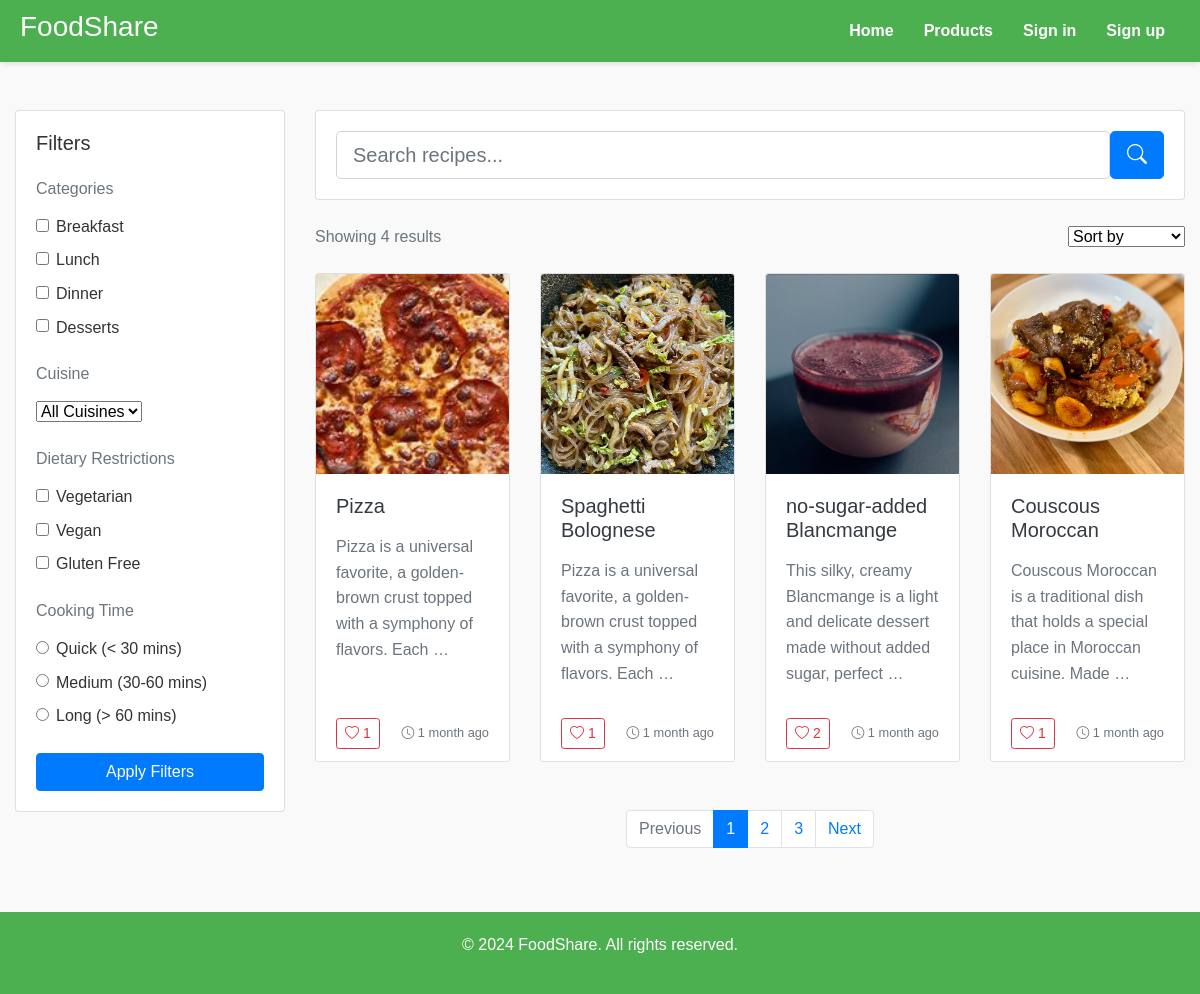
The app's page /recipes/ with its own data.
### app/models.py (models this page shows, shortened)
class Food(models.Model):
    category = models.ForeignKey(Category, on_delete=models.CASCADE)
    user = models.ForeignKey(User, on_delete=models.CASCADE)
    title = models.CharField(max_length=150)
    slug = models.CharField(max_length=250, blank=True, null=True)
    description = models.TextField(max_length=500)
    story = models.TextField()
    cuisine = models.ForeignKey(Cuisine, on_delete=models.SET_NULL, blank=True, null=True)
    likes = models.ManyToManyField(User, related_name='liked_recipe', blank=True)
    thumbnail = models.ImageField(upload_to='thumbnail/')
    img = models.ImageField(upload_to='media/', blank=True, null=True)
    created_at = models.DateTimeField(auto_now_add=True)

### app/views.py (the view)
# urls.py: path('recipes/', views.food_list, name='food_list'),
def food_list(request):
    name = request.GET.get('category', None)
    categories = Category.objects.all()
    cuisines = Cuisine.objects.all()
    selected_cusine = request.GET.get('cuisine', None)
    if selected_cusine:
        cuisine = get_object_or_404(Cuisine, name=selected_cusine)
        if cuisine:
            foods = Food.objects.filter(cuisine=cuisine)
        else:
            foods = Food.objects.none()
    else:
        foods = Food.objects.all()
    search = request.GET.get('search', '')
    if search:
        foods = Food.objects.filter(title__icontains=search)
    context = {
        'foods' : foods,
        'categories' : categories,
        'cuisines' : cuisines,
        'search' : search,
    }
    return render(request, 'pages/food_list.html', context)

### app/templates/pages/food_list.html (shortened to what this page needs)
{% extends 'pages/base.html' %}
{% block content %}
<div class="container-fluid py-5">
    <div class="row">
        <div class="col-lg-3">
            <div class="card shadow-sm">
                <form action="{% url 'food_list' %}" method="get">
                <div class="card-body">
                    <h5 class="card-title mb-4">Filters</h5>
                    <div class="mb-4">
                        <h6 class="text-muted mb-3">Categories</h6>
                        <div class="form-check mb-2">
                            <input class="form-check-input" type="checkbox" id="breakfast" name="category" value="Breakfast">
                            <label class="form-check-label" for="breakfast">
                                Breakfast
                            </label>
                        </div>
                        <div class="form-check mb-2">
                            <input class="form-check-input" type="checkbox" id="lunch", name="category" value="Lunch">
                            <label class="form-check-label" for="lunch">
                                Lunch
                            </label>
                        </div>
                        <div class="form-check mb-2">
                            <input class="form-check-input" type="checkbox" id="dinner" name="category" value="Dinner">
                            <label class="form-check-label" for="dinner">
                                Dinner
                            </label>
                        </div>
                        <div class="form-check mb-2">
                            <input class="form-check-input" type="checkbox" id="desserts" name="category" value="Desserts">
                            <label class="form-check-label" for="desserts">
                                Desserts
                            </label>
                        </div>
                    </div>
                    <div class="mb-4">
                        <h6 class="text-muted mb-3">Cuisine</h6>
                        <form method="get" action="">
                            <select class="form-select" name="cuisine" onchange="this.form.submit()">
                                <option value="" {% if not selected_cuisine %}selected{% endif %}>All Cuisines</option>
                            </select>
                        </form>
                    </div>
                    <div class="mb-4">
                        <h6 class="text-muted mb-3">Dietary Restrictions</h6>
                        <div class="form-check mb-2">
                            <input class="form-check-input" type="checkbox" id="vegetarian">
                            <label class="form-check-label" for="vegetarian">
                                Vegetarian
                            </label>
                        </div>
                        <div class="form-check mb-2">
                            <input class="form-check-input" type="checkbox" id="vegan">
                            <label class="form-check-label" for="vegan">
                                Vegan
                            </label>
                        </div>
                        <div class="form-check mb-2">
                            <input class="form-check-input" type="checkbox" id="glutenFree">
                            <label class="form-check-label" for="glutenFree">
                                Gluten Free
                            </label>
                        </div>
                    </div>
                    <div class="mb-4">
                        <h6 class="text-muted mb-3">Cooking Time</h6>
                        <div class="form-check mb-2">
                            <input class="form-check-input" type="radio" name="cookingTime" id="quick">
                            <label class="form-check-label" for="quick">
                                Quick (< 30 mins)
                            </label>
                        </div>
                        <div class="form-check mb-2">
                            <input class="form-check-input" type="radio" name="cookingTime" id="medium">
                            <label class="form-check-label" for="medium">
                                Medium (30-60 mins)
                            </label>
                        </div>
                        <div class="form-check mb-2">
                            <input class="form-check-input" type="radio" name="cookingTime" id="long">
                            <label class="form-check-label" for="long">
                                Long (> 60 mins)
                            </label>
                        </div>
                    </div>
                    <button type="submit" class="btn btn-primary w-100">Apply Filters</button>
                </form>
                </div>
            </div>
        </div>
        <div class="col-lg-9">
            <div class="card shadow-sm mb-4">
                <div class="card-body">
                    <form class="d-flex gap-2">
                        <input class="form-control form-control-lg" type="search" name="search" value="{{ search }}" placeholder="Search recipes..." aria-label="Search">
                        <button class="btn btn-primary btn-lg" type="submit">
                            <i class="bi bi-search"></i>
                        </button>
                    </form>
                </div>
            </div>
            <div class="d-flex justify-content-between align-items-center mb-4">
                <div>
                    <span class="text-muted">Showing {{ foods|length }} results</span>
                </div>
                <div class="d-flex gap-2">
                    <select class="form-select">
                        <option selected>Sort by</option>
                    </select>
                </div>
            </div>
            <div class="row row-cols-1 row-cols-md-2 row-cols-xl-3 g-4">
                {% if foods %}
                {% for food in foods %}
                <div class="col">
                    <div class="card h-100 shadow-sm">
                        <div class="position-relative">
                            <a href="{% url 'food_detail' food.slug %}">
                                <img src="{{ food.thumbnail.url }}" class="card-img-top" alt="{{ food.title }}"
                                     style="height: 200px; object-fit: cover;">
                            </a>
                        </div>
                        <div class="card-body">
                            <h5 class="card-title mb-3">
                                <a href="{% url 'food_detail' food.slug %}" class="text-decoration-none text-dark">
                                    {{ food.title }}
                                </a>
                            </h5>
                            <p class="card-text text-muted">{{ food.description|truncatewords:15 }}</p>
                        </div>
                        <div class="card-footer bg-white border-top-0">
                            <div class="d-flex justify-content-between align-items-center">
                                <form action="{% url 'likes' food.slug %}" method="post" class="d-inline">
                                    {% if user in food.likes.all %}
                                        <button class="btn btn-sm btn-danger">
                                            <i class="bi bi-heart-fill"></i> {{ food.likes.count }}
                                        </button>
                                    {% else %}
                                        <button class="btn btn-sm btn-outline-danger">
                                            <i class="bi bi-heart"></i> {{ food.likes.count }}
                                        </button>
                                    {% endif %}
                                </form>
                                <small class="text-muted">
                                    <i class="bi bi-clock"></i> {{ food.created_at|timesince }} ago
                                </small>
                            </div>
                        </div>
                    </div>
                </div>
                {% endfor %}
                {% endif %}
            </div>
            <nav class="mt-5">
                <ul class="pagination justify-content-center">
                    <li class="page-item disabled">
                        <a class="page-link" href="#" tabindex="-1">Previous</a>
                    </li>
                    <li class="page-item active"><a class="page-link" href="#">1</a></li>
                    <li class="page-item"><a class="page-link" href="#">2</a></li>
                    <li class="page-item"><a class="page-link" href="#">3</a></li>
                    <li class="page-item">
                        <a class="page-link" href="#">Next</a>
                    </li>
                </ul>
            </nav>
        </div>
    </div>
{% endblock content %}

### app/templates/pages/base.html (shortened to what this page needs)
{% load static %}<!DOCTYPE html>
<html lang="en">
<head>
    <link rel="stylesheet" href="https://cdn.jsdelivr.net/npm/bootstrap@4.0.0/dist/css/bootstrap.min.css">
    <link rel="stylesheet" href="https://cdn.jsdelivr.net/npm/bootstrap-icons@1.11.3/font/bootstrap-icons.min.css">
    <link rel="stylesheet" href="{% static 'css/style.css' %}">
</head>
<body>
    <header class="navbar">
        <div class="logo">
            <h3>
                <a style="color: white;" href="{% url 'home' %}">FoodShare</a>
            </h3>
        </div>
        <nav class="d-flex">
            <ul class="nav-links">
                <li><a href="#">Home</a></li>
                <li><a href="{% url 'food_list' %}">Products</a></li>
                {% if user.is_authenticated %}
                    <li><a href="{% url 'profile' %}">
                        <span class="material-symbols-outlined">
                            person
                        </span>
                    </a></li>
                {% else %}
                <li><a href="{% url 'login' %}">Sign in</a></li>
                <li><a href="{% url 'register' %}">Sign up</a></li>
                {% endif %}
            </ul>
        </nav>
    </header>
    {% block content %}
    {% endblock content %}
    {% include 'pages/footer.html' %}
</body>
</html>

### app/templates/pages/footer.html
<footer class="footer">
    <p>&copy; 2024 FoodShare. All rights reserved.</p>
</footer>

### app/static/css/style.css (style rules this page uses)
a { color: black; text-decoration: none; }
body { margin: 0; font-family: 'Arial', sans-serif; background-color: #f9f9f9; color: #333; line-height: 1.6; }
.navbar { display: flex; justify-content: space-between; align-items: center; padding: 10px 20px; background-color: #4CAF50; box-shadow: 0 2px 5px rgba(0, 0, 0, 0.1); }
.nav-links { list-style: none; display: flex; margin: 0; padding: 0; }
.nav-links li { margin: 0 15px; }
.nav-links a { text-decoration: none; color: white; font-size: 16px; font-weight: bold; transition: color 0.3s ease; }
.footer { text-align: center; padding: 20px; background-color: #4CAF50; color: white; }

### records on screen
Food: thumbnail (picture), title "Pizza", description "Pizza is a universal favorite, a golden-brown crust topped with a symphony of flavors. Each …", likes.count "1", created_at "1 month"
Food: thumbnail (picture), title "Spaghetti Bolognese", description "Pizza is a universal favorite, a golden-brown crust topped with a symphony of flavors. Each …", likes.count "1", created_at "1 month"
Food: thumbnail (picture), title "no-sugar-added Blancmange", description "This silky, creamy Blancmange is a light and delicate dessert made without added sugar, perfect …", likes.count "2", created_at "1 month"
Food: thumbnail (picture), title "Couscous Moroccan", description "Couscous Moroccan is a traditional dish that holds a special place in Moroccan cuisine. Made …", likes.count "1", created_at "1 month"

### other values on screen
{{ foods|length }} "4"
